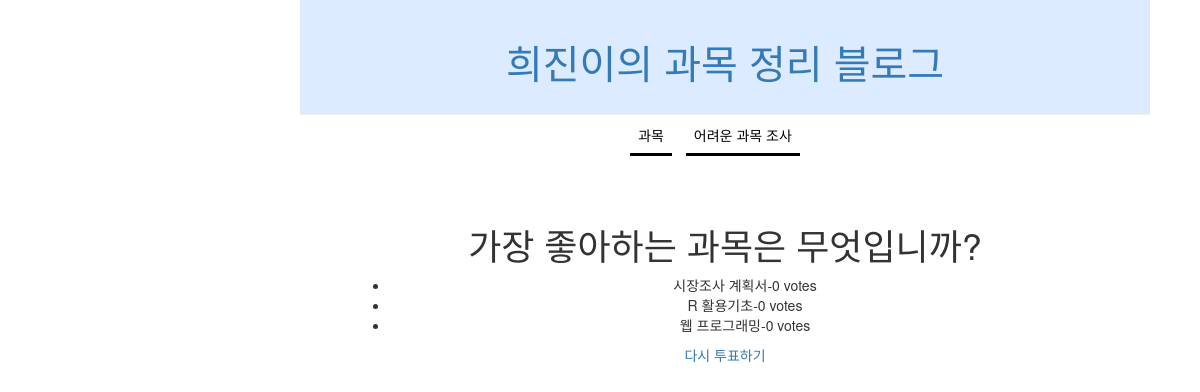
Before: /survey/2/results with the older database file.
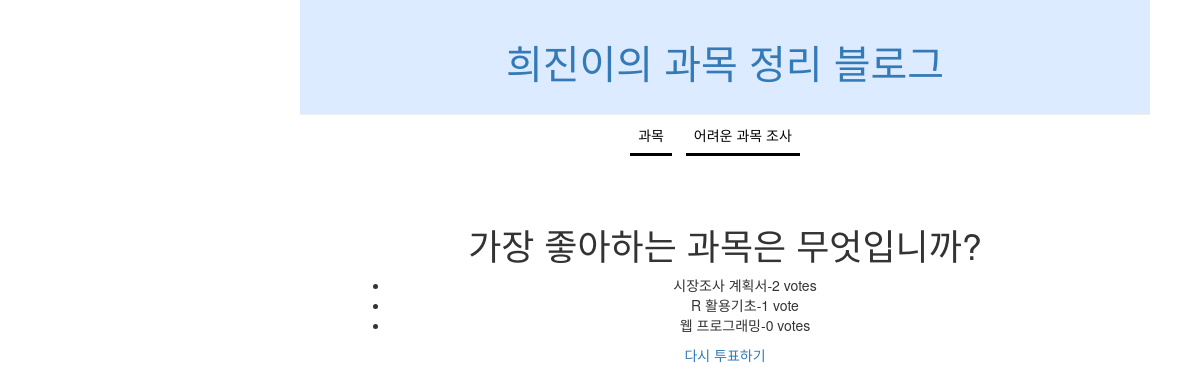
After: the same page with the newer database file.
### survey/models.py (models this page shows, shortened)
class Choice(models.Model):
    question=models.ForeignKey(Question,on_delete=models.CASCADE)
    choice_text=models.CharField(max_length=200)
    votes=models.IntegerField(default=0)

### survey/views.py (the view)
# urls.py: path('<int:question_id>/results', views.results, name='results'),
def results(request,question_id):
        question=get_object_or_404(Question, pk=question_id)
        test = [1,2,3,4,5]
        return render(request, 'survey/results.html',{'question':question, 'test': test})

### survey/templates/survey/results.html (shortened to what this page needs)
<!DOCTYPE html>
{% load static %}
<html lang="en">
<head>
    <link rel="stylesheet" href="//maxcdn.bootstrapcdn.com/bootstrap/3.2.0/css/bootstrap.min.css">
    <link rel="stylesheet" href="//maxcdn.bootstrapcdn.com/bootstrap/3.2.0/css/bootstrap-theme.min.css">
    <link rel="stylesheet" href="{% static 'css/survey.css' %}">
</head>
<body>
<div class="page-header">
            <h1><a href="/">희진이의 과목 정리 블로그</a></h1>
        </div>
        <nav>
        <div>
            <li><a href="/">과목</a></li>
            <li><a href="survey/">어려운 과목 조사</a></li>
        </div>
        </nav>
<div class="question3">
<h1>{{question.question_text}}</h1>
<ul>
    {% for choice in question.choice_set.all %}
        <li>{{ choice.choice_text }}-{{ choice.votes }} vote{{ choice.votes|pluralize }}</li>
    {% endfor %}
</ul>
<a href="{% url 'survey:detail' question.id%}">다시 투표하기</a>
</div>
</body>
</html>

Changed rows visible on the page:
changed Choice "시장조사 계획서": votes "0" → "2"
changed Choice "R 활용기초": votes "0" → "1"
